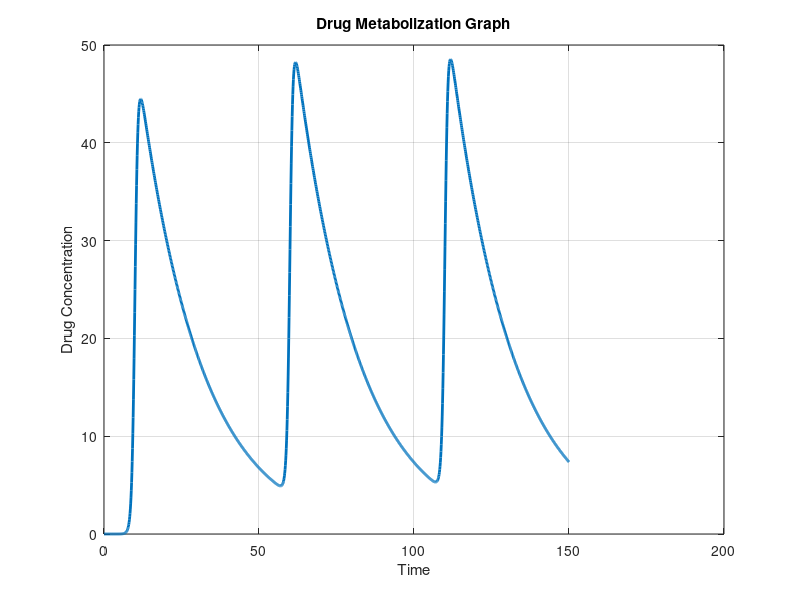

The MATLAB script that drew this image:
close all;

% Parameters
rise_rate = 2;                   % Rate of rise
decay_rate = 0.05;               % Decay rate
num_spikes = 3;                  % Number of spikes

% Time vector
t = 0:0.1:150;                   % Time points from 0 to 50 with a step size of 0.1

% Initialize arrays for spikes
spike_amplitude = [50, 50, 50];  % Amplitude of each spike
spike_time = [10, 60, 110];        % Time at which each spike occurs

% Initialize drug concentration
drug_concentration = zeros(size(t));

% Add each spike to the drug concentration
for i = 1:num_spikes
    gradual_rise = 1 ./ (1 + exp(-rise_rate * (t - spike_time(i))));
    drug_concentration = drug_concentration + gradual_rise .* spike_amplitude(i) .* exp(-decay_rate * (t - spike_time(i)));
end

% Plot the results
figure;
plot(t, drug_concentration, 'LineWidth', 2);
title('Drug Metabolization Graph');
xlabel('Time');
ylabel('Drug Concentration');
grid on;
